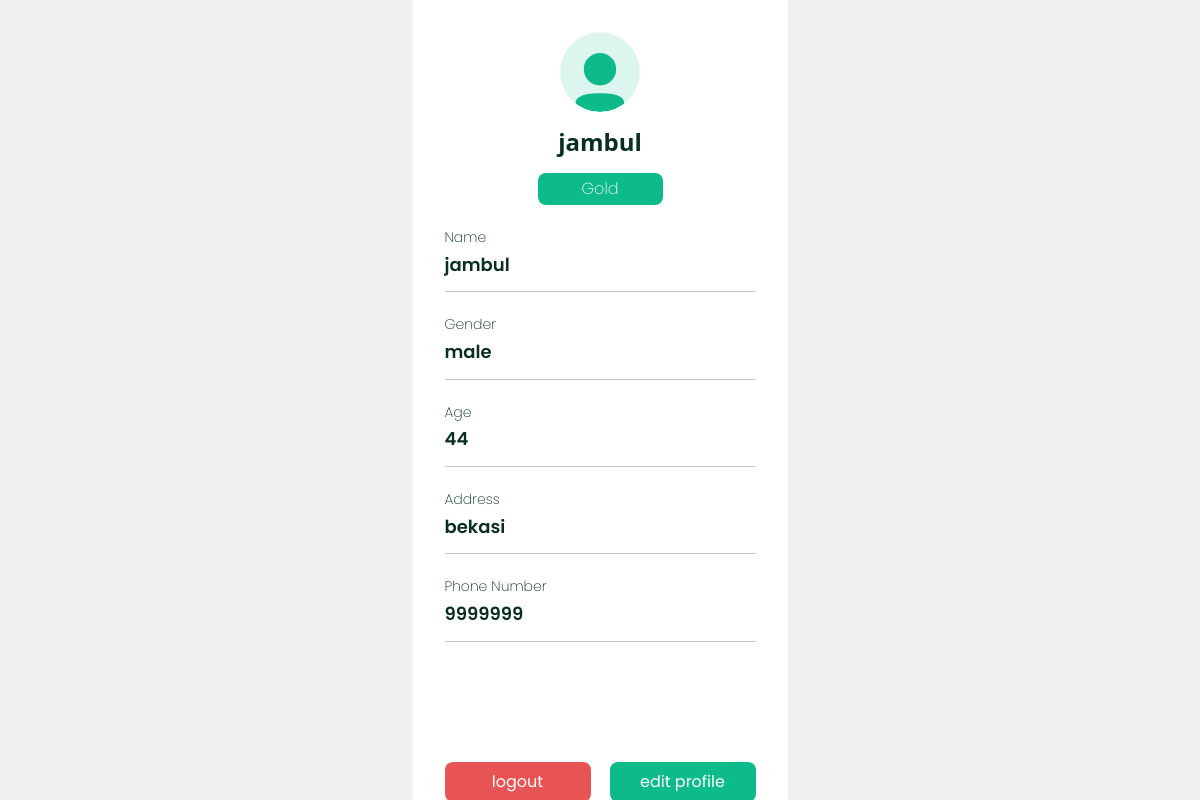
/customer/pages/profile.php (signed in), run on the app's committed database.
### tables this page shows
CREATE TABLE `customers` (
  `customer_id` char(5) NOT NULL,
  `subscription_id` char(5) DEFAULT NULL,
  `name` varchar(100) DEFAULT NULL,
  `gender` enum('male','female') DEFAULT NULL,
  `age` int(11) DEFAULT NULL,
  `username` varchar(100) DEFAULT NULL,
  `password` varchar(100) DEFAULT NULL,
  `address` varchar(255) NOT NULL,
  `phone_number` varchar(15) NOT NULL
);

### customer/pages/profile.php (the view, shortened to what this page needs)
<?php
include("../../Database/connection.php");
$username = $_COOKIE["cookie_username"];
$sql = "select * from customers where username = '$username' ";
$res = mysqli_query($conn, $sql);
$row = mysqli_fetch_assoc($res);
?>
<!DOCTYPE html>
<html lang="en">
<head>
    <link rel="stylesheet" href="../style/profile.css">
    <link href="https://cdn.jsdelivr.net/npm/bootstrap@5.0.2/dist/css/bootstrap.min.css" rel="stylesheet">
</head>
<body>
    <div class="kontainer">
        <div class="device">
            <div class="header">
                <div class="avatar"></div>
                <h1><?= $row["name"] ?></h1>
                <div class="<?php
                            if ($_COOKIE["cookie_subscribe"] == "Gold") {
                                echo "subscribe-gold";
                            } elseif ($_COOKIE["cookie_subscribe"] == "Platinum") {
                                echo "subscribe-Platinum";
                            } else {
                                echo "subscribe-immortal";
                            }; ?>">
                    <?php echo $_COOKIE["cookie_subscribe"] ?>
                </div>
            </div>
            <div class="profile">
                <div class="info">
                    <h3>Name</h3>
                    <h2><?php echo $row["name"]  ?></h2>
                    <hr>
                </div>
                <div class="info">
                    <h3>Gender</h3>
                    <h2><?php echo $row["gender"]  ?></h2>
                    <hr>
                </div>
                <div class="info">
                    <h3>Age</h3>
                    <h2><?php echo $row["age"]  ?></h2>
                    <hr>
                </div>
                <div class="info">
                    <h3>Address</h3>
                    <h2><?php echo $row["address"]  ?></h2>
                    <hr>
                </div>
                <div class="info">
                    <h3>Phone Number</h3>
                    <h2><?php echo $row["phone_number"]  ?></h2>
                    <hr>
                </div>
            </div>
            <div class="button">
                <a href="../action/logout.php">
                    <div class="logout">
                        logout
                    </div>
                </a>
                <a href="../pages/edit.php">
                    <div class="edit">
                        edit profile
                    </div>
                </a>
            </div>
        </div>
    </div>
</body>
</html>

### customer/style/profile.css (style rules this page uses)
:root { --primary: #0dba8a; --text-white: #ffffff; --text-black: #092e24; --bg-grey: #f0f0f0; --bg-secondary: #dcf6ef; --bg-danger: #E85454; }
body { margin: 0; padding: 0; }
.kontainer { display: flex; justify-content: center; align-items: center; width: 100%; height: 100vh; background-color: var(--bg-grey); }
.device { width: 375px; height: 100vh; background-color: var(--text-white); padding: 32px 32px 24px 32px; }
.header { display: flex; flex-direction: column; align-items: center; }
.avatar { width: 80px; height: 80px; border-radius: 50%; background: url(../assets/profile.svg) no-repeat center; background: cover; background-size: 80px; }
.header h1 { padding-top: 16px; ont-family: "poppins"; font-size: 24px; font-weight: 600; color: var(--text-black); margin-bottom: 16px; }
.subscribe-gold { height: auto; width: 125px; margin-top: 16px; padding: 4px 20px 4px 20px; background-color: var(--primary); border-radius: 8px; text-align: center; margin-bottom: 40px; margin: 0; font-family: "poppins"; font-size: 16px; font-weight: 200; color: var(--text-white); }
.profile { padding-top: 16px; }
.info { padding-top: 8px; }
.info h3 { font-family: "poppins"; font-size: 14px; font-weight: 200; color: var(--text-black); }
.info h2 { font-family: "poppins"; font-size: 18px; font-weight: 600; color: var(--text-black); }
.button { display: flex; justify-content: space-between; margin-top: 120px; }
.logout { height: auto; width: 146px; margin-top: 16px; padding: 8px 20px 8px 20px; background-color: var(--bg-danger); border-radius: 8px; text-align: center; margin: 0; font-family: "poppins"; font-size: 16px; font-weight: 400; color: var(--text-white); }
.edit { height: auto; width: 146px; margin-top: 16px; padding: 8px 20px 8px 20px; background-color: var(--primary); border-radius: 8px; text-align: center; margin: 0; font-family: "poppins"; font-size: 16px; font-weight: 400; color: var(--text-white); }
.button a { text-decoration: none; }

### data on the page
customers: name "jambul", gender "male", age "44", address "bekasi", phone_number "9999999"

### other printed values
$_COOKIE["cookie_subscribe"] "Gold"
